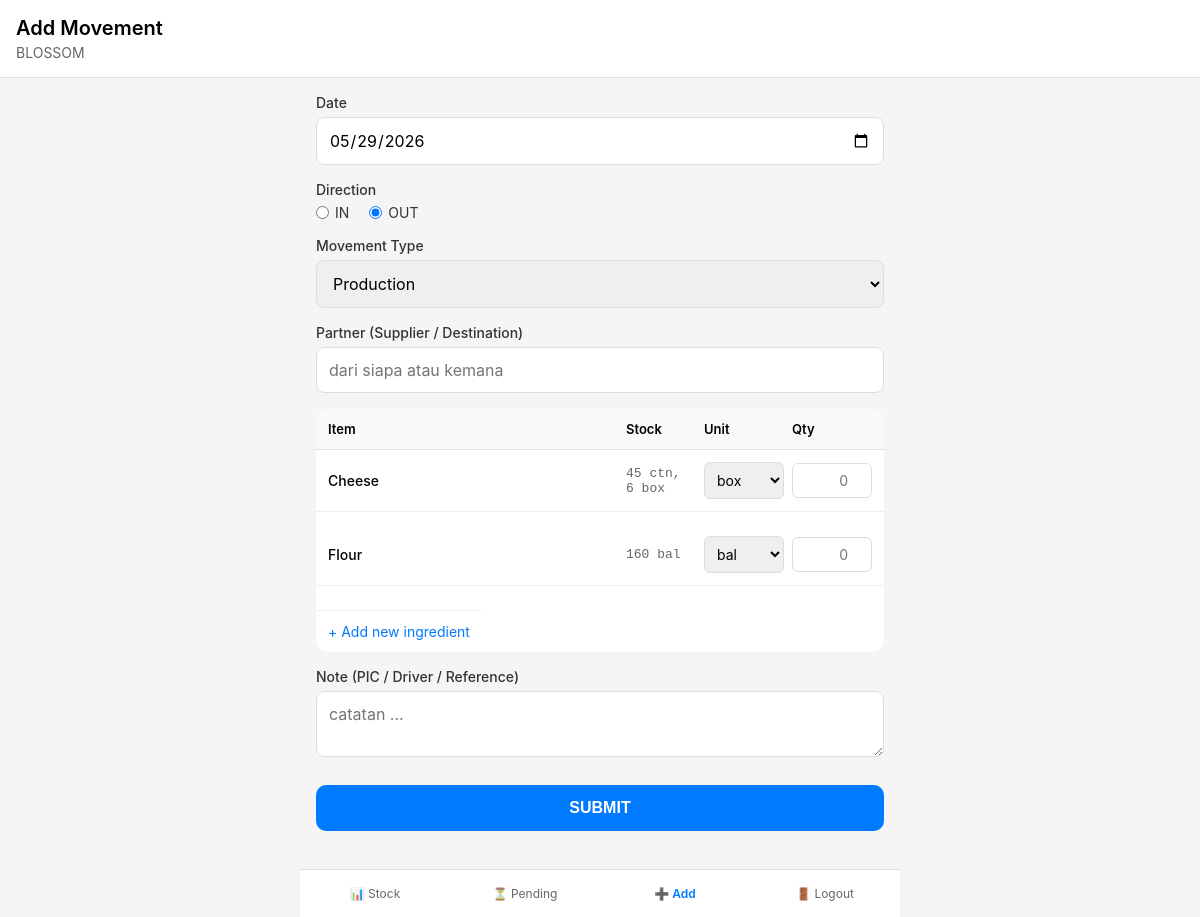
Page /add_movement (signed in) on the committed database.
### app.py (models this page shows)
class Warehouse(db.Model):
    __tablename__ = 'warehouses'
    id = db.Column(db.Integer, primary_key=True)
    name = db.Column(db.String(100), nullable=False)
    store_code = db.Column(db.String(3), nullable=False)
    warehouse_type = db.Column(db.String(20), nullable=False)
    note = db.Column(db.Text)
    created_at = db.Column(db.DateTime, default=datetime.utcnow)

class Ingredient(db.Model):
    __tablename__ = 'ingredients'
    id = db.Column(db.Integer, primary_key=True)
    name = db.Column(db.String(100), nullable=False, unique=True)
    base_unit_id = db.Column(db.Integer, db.ForeignKey('units.id'))
    is_approved = db.Column(db.Boolean, default=True)
    created_by_user_id = db.Column(db.Integer, db.ForeignKey('users.id'))
    created_at = db.Column(db.DateTime, default=datetime.utcnow)
    base_unit = db.relationship('Unit', foreign_keys=[base_unit_id], post_update=True)

### app.py (the view, shortened to what this page needs)
@app.route('/add_movement', methods=['GET', 'POST'])
def add_movement():
    if 'user_id' not in session:
        return redirect(url_for('login'))
    warehouse_id = session['warehouse_id']
    user_id = session['user_id']
    direction = request.args.get('direction', 'OUT')
    movement_type = request.args.get('movement_type', 'production')
    warehouse = Warehouse.query.get(warehouse_id)
    ingredients = Ingredient.query.filter_by(is_approved=True).order_by(Ingredient.name).all()
    ingredient_data = []
    for ing in ingredients:
        balance = InventoryBalance.query.filter_by(
            warehouse_id=warehouse_id,
            ingredient_id=ing.id
        ).first()
        current_stock = balance.balance_base if balance else 0
        if direction == 'OUT' and current_stock <= 0:
            continue
        units_list = []
        for unit in ing.units:
            units_list.append({
                'id': unit.id,
                'alt_unit': unit.alt_unit,
                'rank': unit.rank,
                'conversion_to_base': unit.conversion_to_base
            })
        class FakeIngredient:
            def __init__(self, units):
                self.units = units
        fake_ing = FakeIngredient(ing.units)
        default_unit = get_default_unit(fake_ing, direction, movement_type)
        ingredient_data.append({
            'id': ing.id,
            'name': ing.name,
            'units': units_list,
            'default_unit_id': default_unit.id if default_unit else None,
            'display_stock': format_quantity(current_stock, ing) if current_stock > 0 else "0"
        })
    return render_template('add_movement.html',
                          ingredients=ingredient_data,
                          warehouse=warehouse,
                          today=date.today().isoformat(),
                          direction=direction,
                          movement_type=movement_type)

### app.py (called while the page is built)
def get_default_unit(ingredient, direction, movement_type=None):
    units = ingredient.units
    if not units:
        return None
    if direction == 'IN':
        return max(units, key=lambda u: u.rank)
    else:  # OUT
        if movement_type == 'transfer':
            return max(units, key=lambda u: u.rank)  # highest (carton)
        else:
            return min(units, key=lambda u: u.rank)  # lowest (box)

def format_quantity(base_quantity, ingredient):
    if not ingredient.units:
        return f"{base_quantity} units"
    units_sorted = sorted(ingredient.units, key=lambda u: u.rank, reverse=True)
    result = []
    remaining = base_quantity
    for unit in units_sorted:
        if unit.rank == 1:
            if remaining > 0 or not result:
                result.append(f"{int(remaining)} {unit.alt_unit}")
            break
        else:
            unit_value = unit.conversion_to_base
            count = int(remaining // unit_value)
            if count > 0:
                result.append(f"{count} {unit.alt_unit}")
                remaining = remaining % unit_value
    return ', '.join(result)

### templates/add_movement.html (shortened to what this page needs)
{% extends "base.html" %}
{% from "_item_table.html" import item_table %}
{% block content %}
<div class="header">
    <h1>Add Movement</h1>
    <div class="subtitle">{{ warehouse.name }}</div>
</div>
<div class="container">
    <form method="POST">
        <div class="form-group">
            <label>Date</label>
            <input type="date" name="date" value="{{ today }}" required>
        </div>
        <div class="form-group">
            <label>Direction</label>
            <div class="radio-group">
                <label><input type="radio" name="direction" value="IN" id="dir_in"> IN</label>
                <label><input type="radio" name="direction" value="OUT" id="dir_out" checked> OUT</label>
            </div>
        </div>
        <div class="form-group">
            <label>Movement Type</label>
            <select name="movement_type" id="movement_type" onchange="updateMovementType()" required>
                <option value="production" {% if movement_type == 'production' %}selected{% endif %}>Production</option>
            </select>
        </div>
        <div class="form-group">
            <label>Partner (Supplier / Destination)</label>
            <input type="text" name="partner" placeholder="dari siapa atau kemana">
        </div>
        {{ item_table(ingredients, qty_label='Qty', show_unit_select=true, readonly=false) }}
        <div class="form-group">
            <label>Note (PIC / Driver / Reference)</label>
            <textarea name="note" rows="2" placeholder="catatan ..."></textarea>
        </div>
        <button type="submit" class="btn">SUBMIT</button>
    </form>
</div>
{% endblock %}

### templates/_item_table.html (shortened to what this page needs)
{% macro item_table(items, qty_label, show_unit_select=true, readonly=false) %}
<div class="item-table">
    <div class="item-table-header">
        <div>Item</div>
        <div>Stock</div>
        {% if show_unit_select %}<div>Unit</div>{% endif %}
        <div>{{ qty_label }}</div>
    </div>
    {% for item in items %}
    <div class="item-row" data-ingredient-id="{{ item.id }}">
        <div class="item-name">{{ item.name }}</div>
        <div class="item-stock">{{ item.display_stock }}</div>
        {% if show_unit_select %}
        <div class="item-unit">
            <select name="unit_{{ item.id }}" class="unit-select">
                {% for unit in item.units %}
                <option value="{{ unit.id }}" {% if unit.id == item.default_unit_id %}selected{% endif %}>
                    {{ unit.alt_unit }}
                </option>
                {% endfor %}
            </select>
        </div>
        {% endif %}
        <div class="item-qty">
            <input type="number"
                   name="qty_{{ item.id }}"
                   class="qty-input"
                   step="1"
                   placeholder="0"
                   {% if readonly %}readonly{% endif %}>
        </div>
    </div>
    {% endfor %}
    <div class="add-item-link">
        <a href="#" onclick="addNewIngredientRow(event)">+ Add new ingredient</a>
    </div>
</div>
{% endmacro %}

### templates/base.html (style rules this page uses)
* { margin: 0; padding: 0; box-sizing: border-box; }
body { font-family: -apple-system, BlinkMacSystemFont, 'Segoe UI', Roboto, Helvetica, Arial, sans-serif; background: #f5f5f5; padding-bottom: 70px; }
.container { max-width: 600px; margin: 0 auto; padding: 16px; }
.header { background: white; padding: 16px; border-bottom: 1px solid #e0e0e0; position: sticky; top: 0; z-index: 10; }
.header h1 { font-size: 20px; font-weight: 600; }
.header .subtitle { font-size: 14px; color: #666; margin-top: 4px; }
.form-group { margin-bottom: 16px; }
label { display: block; font-size: 14px; font-weight: 500; margin-bottom: 6px; color: #333; }
input, select, textarea { width: 100%; padding: 12px; font-size: 16px; border: 1px solid #ddd; border-radius: 8px; font-family: inherit; }
.radio-group { display: flex; gap: 20px; align-items: center; }
.radio-group label { display: flex; align-items: center; gap: 6px; font-weight: normal; margin-bottom: 0; }
.radio-group input { width: auto; }
.item-row { display: grid; grid-template-columns: 1fr 100px 80px; gap: 8px; margin-bottom: 12px; align-items: center; }
.item-name { font-size: 14px; font-weight: 500; }
.add-item-link { color: #007aff; text-decoration: none; font-size: 14px; display: inline-block; margin-top: 12px; padding: 8px 0; }
.btn { width: 100%; padding: 14px; font-size: 16px; font-weight: 600; border: none; border-radius: 10px; background: #007aff; color: white; cursor: pointer; margin-top: 8px; }

### templates/add_movement.html (style rules this page uses)
.form-group { margin-bottom: 16px; }
.form-group label { display: block; font-size: 14px; font-weight: 500; margin-bottom: 6px; color: #333; }
.form-group input, .form-group select, .form-group textarea { width: 100%; padding: 12px; font-size: 16px; border: 1px solid #ddd; border-radius: 8px; font-family: inherit; }
.radio-group { display: flex; gap: 20px; align-items: center; }
.radio-group label { display: flex; align-items: center; gap: 6px; font-weight: normal; margin-bottom: 0; }
.radio-group input { width: auto; }
.btn { width: 100%; padding: 14px; font-size: 16px; font-weight: 600; border: none; border-radius: 10px; background: #007aff; color: white; cursor: pointer; margin-top: 8px; }

### rows in the picture
Warehouse: name "BLOSSOM"
Ingredient: name "Cheese", display_stock "45 ctn, 6 box"
Ingredient: name "Flour", display_stock "160 bal"

### other values in the picture
{{ qty_label }} "Qty"
form field value "box"
form field value "bal"
